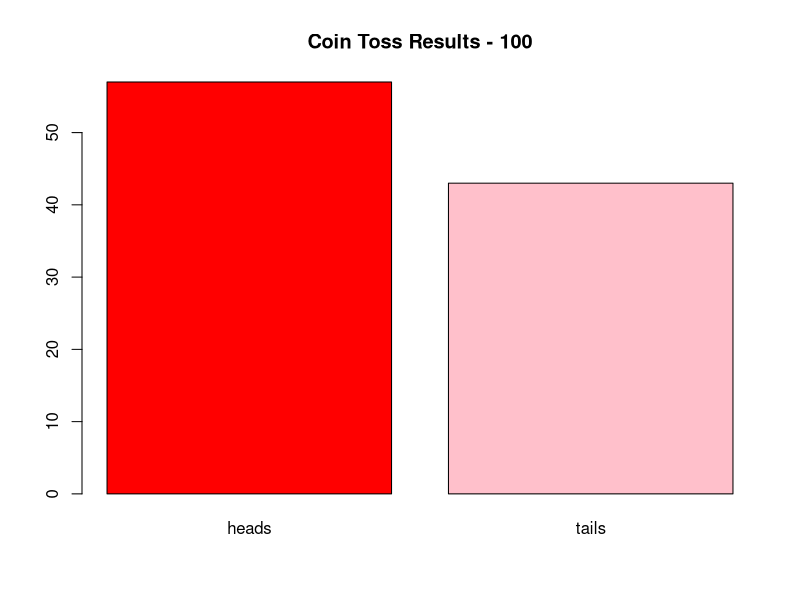
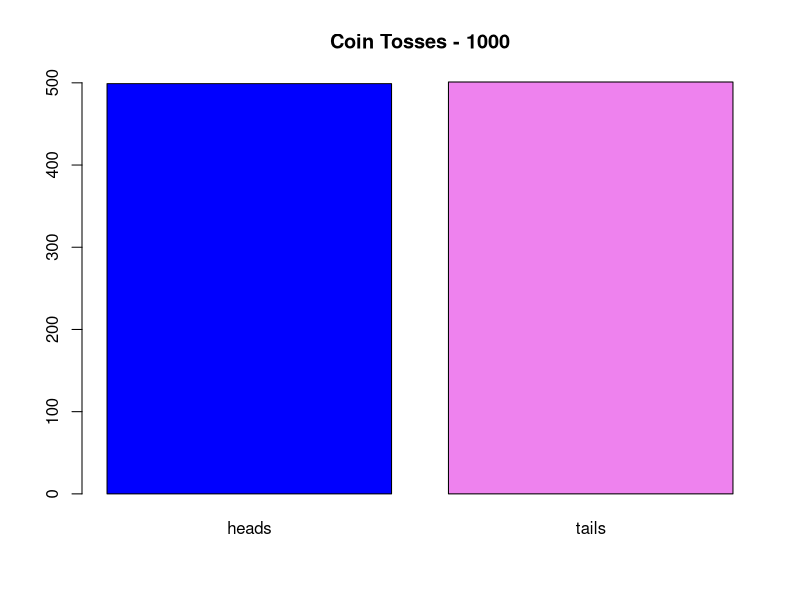
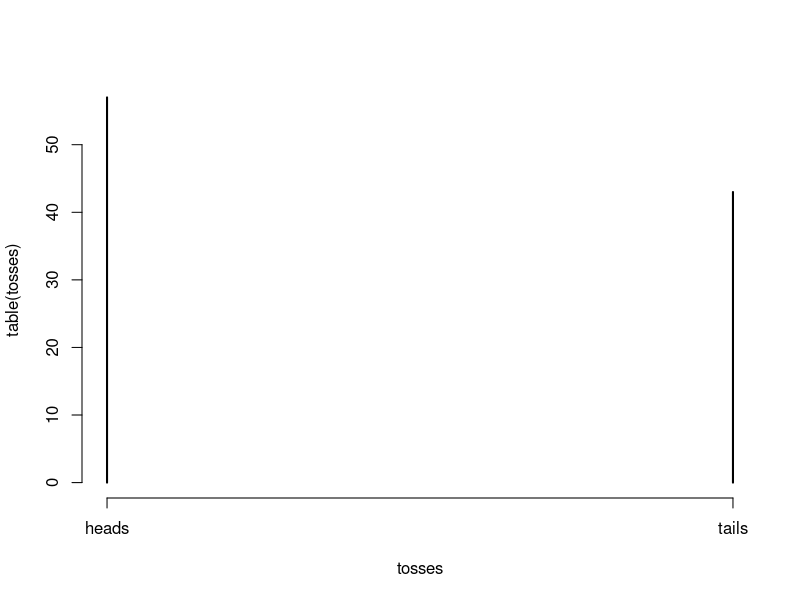
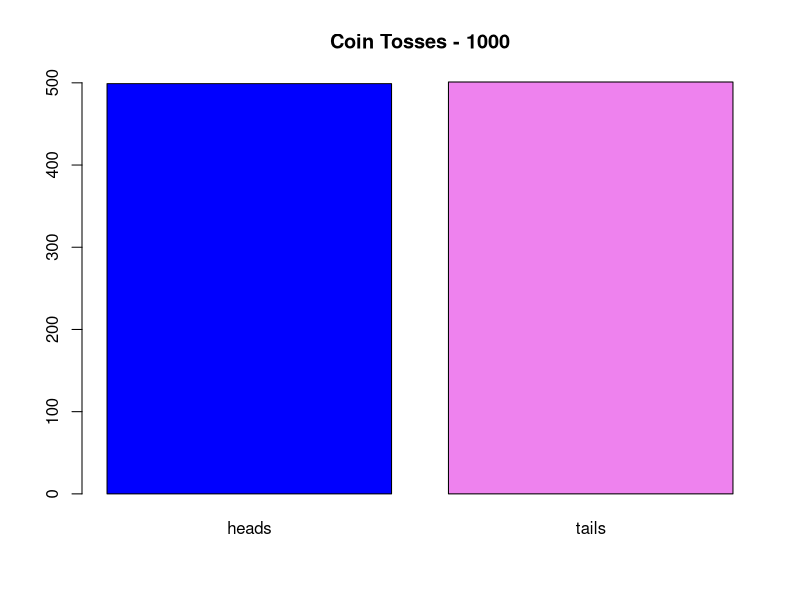
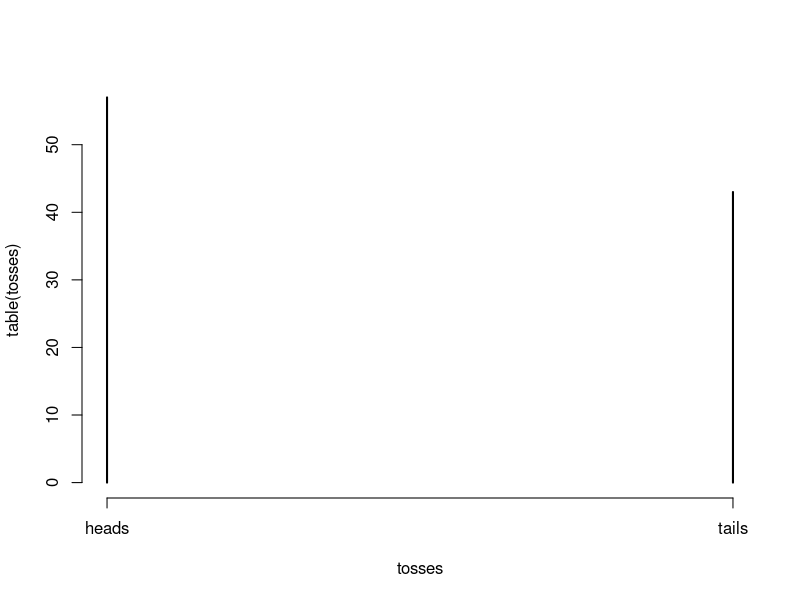
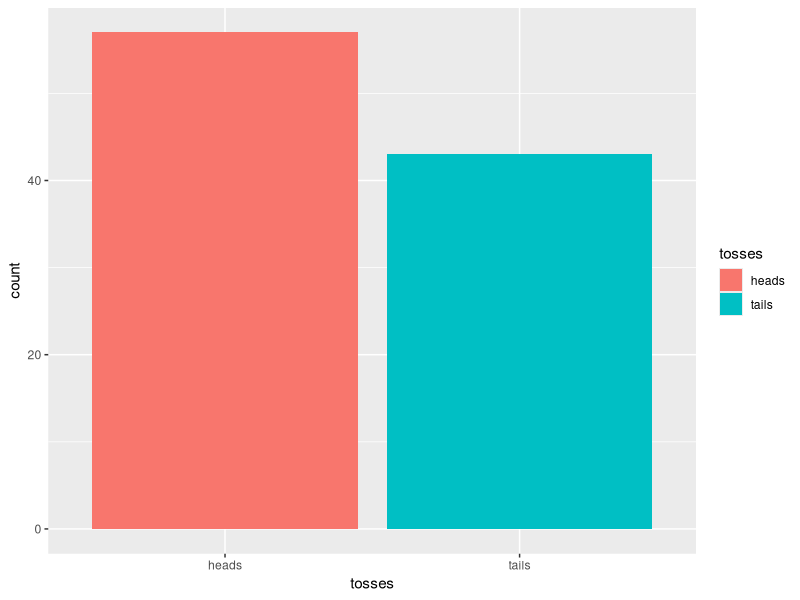
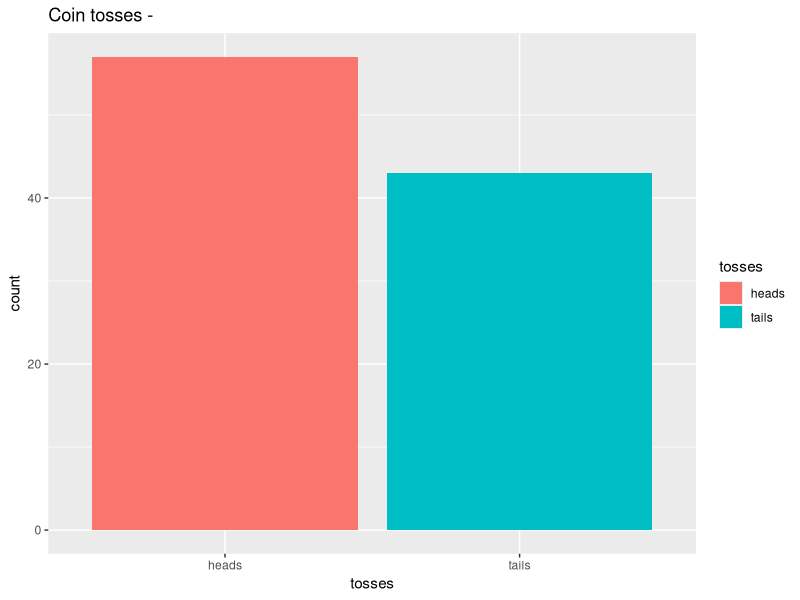
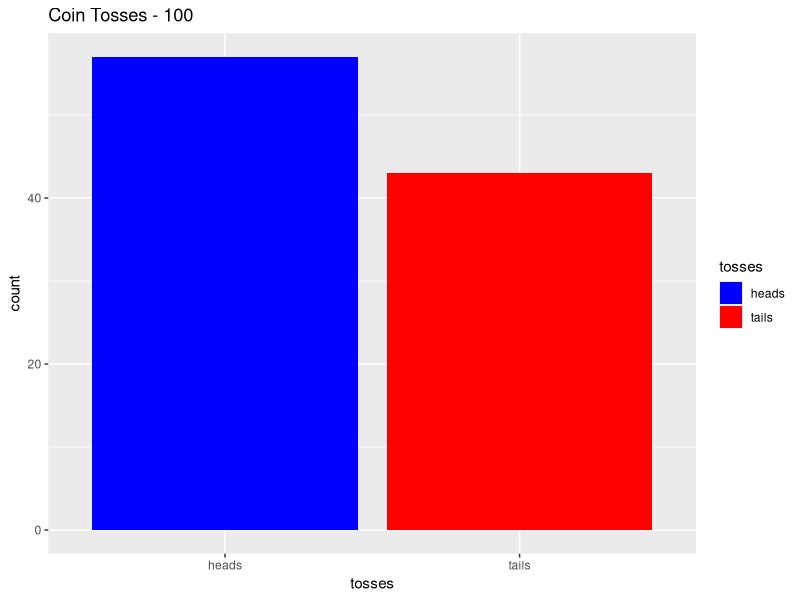

Write R code to recreate these figures, in order. (Note: this script raises an error after producing the figures.)
# National University of Singapore
# TCX2002 Introduction to Business Analytics

# Tutorial 1

# Lesson 3 - Understanding Distributions, Sampling, and Estimation

# 1. Probability Distribution,
# 2. The Normal Curve;
# 3. Population vs Sample,
# 4. Sampling & Estimation (simple random, systematic, stratified, and convenience sampling),
# 5. Sampling error vs bias,
# 6. Point estimation
# 7. STD Error (SE) & Confidence Intervals

rm(list = ls())
library(ggplot2)

set.seed(123) #produces a reproducible set of random values 
#if you want two vectors to have the same boolean values for examples
# you need to run set.seed(same_number) before each variable assignment or vector c()

# 1. Simulating Randomness and Outcome Space
# Lab Questions:
#   1. Simulate 100 coin tosses in R using sample(c("Heads", "Tails"), 100, replace = TRUE).
choices <- c("heads", "tails")
tosses <- sample(choices, 100, replace=TRUE)
tosses

#   2. Count how many times "Heads" appears. What if you increase to 1000 coin tosses or more?
tosses_heads <- sum(tosses == "heads")
tosses_heads
tosses_1000 <- sample(choices, 1000, replace=TRUE) #generates a vector based on a shorter vector that has things you wanna repeat multiple times
#replace=TRUE means that the choices can be repeated, if you put replace=FALSE 
# and the number to repeat is less that the number of choices, then you will get an error

table(tosses)
prop.table(table(tosses))
table(tosses)["heads"]

table(tosses_1000) # gives the number of each type of thing
prop.table(table(tosses_1000)) #gives proportion of each result
table(tosses_1000)["heads"]

barplot(table(tosses), main="Coin Toss Results - 100", col=c("red","pink"))
barplot(table(tosses_1000), main="Coin Tosses - 1000", col=c("blue","violet"))
# table(), main= title, col=c(color char vector)

plot(table(tosses)) #this is the bare version of barplot

class(barplot(table(tosses_1000), main="Coin Tosses - 1000", col=c("blue","violet")))
#matrix array

class(plot(table(tosses)))

length(tosses)

mean(tosses=="heads")
tosses=="heads" #generates a logical vector and assigns 
#TRUE for heads and FALSE for everything else
# note it is a logical expression or logical vector
#it is a conditional logical vector generator applied to another vector


sum(tosses=="heads") / length(tosses) #equivalent to mean() for logical vectors only
is.vector(tosses=="heads")
length(tosses=="heads") #counts total number of items in logical vector extracted from char vector
class(tosses=="heads") #logical

cumsum(tosses=="heads") #cumulative sum

round(prop.table(table(tosses=="heads")),3)

#ggplot2
ggplot(data.frame(tosses), aes(x=tosses, fill=tosses)) + geom_bar() #bare minimum
ggplot(data.frame(tosses), aes(x=tosses, fill=tosses)) + geom_bar() + labs(title="Coin tosses -")
ggplot(data.frame(tosses), aes(x=tosses, fill=tosses)) + geom_bar() + labs(title="Coin Tosses - 100") + scale_fill_manual(values = c("blue", "red"))

#   3. Is the outcome approximately 50-50? What does this tell you about randomness?
# almost but not so, it fluctuates above and below it and approaches it as sample size increase
# random outcomes fluctuate
# law of large numbers, greater sample size, proportion of outcome approaches true probability


# 2. Exploring Sampling Techniques
# Scenario: Your company wants to survey customers.
# Lab Questions:
  # 1. Create a dummy data set with 500 customers and assign them to regions (North, South, East, West)

rm(list = ls())

set.seed(42)

regions <- c("North",
             "South",
             "East",
             "West")
regions

customer_id <- 1:500
customer_id

customer_region = sample(regions,
                500,
                replace=TRUE)
customer_region

customers_df <- data.frame(
  customer_id = customer_id,
  region = customer_region)
customers_df
head(customers_df)
head(customers_df, 10)

customers_df$region

  # 2. Perform:
    # o Simple random sampling
nrow(customers_df) # number of rows in a data.frame()
1:nrow(customers_df) # sequence operator from 1 till the total number of rows
sample(1:nrow(customers_df),50) # generates a vector of 50 random row numbers without replacement

srs_idx <- sample(1:nrow(customers_df),50) #sample() picks without replacement by default
#default is replacement=FALSE
srs_smp <- customers_df[srs_idx, ]
srs_smp
class(srs_idx)
typeof(srs_idx)
class(srs_smp)
typeof(srs_smp)

#using dplyr
library(dplyr)
simple_sample <- customers_df %>% # feeds data.frame into first argument of next function
  sample_n(size = 100)

simple_sample
table(simple_sample$region) #frequency distribution

#using base R
srs <- customers[sample(1:500, 100), ]

    # o Stratified sampling (by region)
set.seed(42)
split_by_region <- split(customers_df, customers_df$region)


    # o Systematic sampling (every 10th customer)

  # 3. Compare the results: Are all regions equally represented in each technique?
